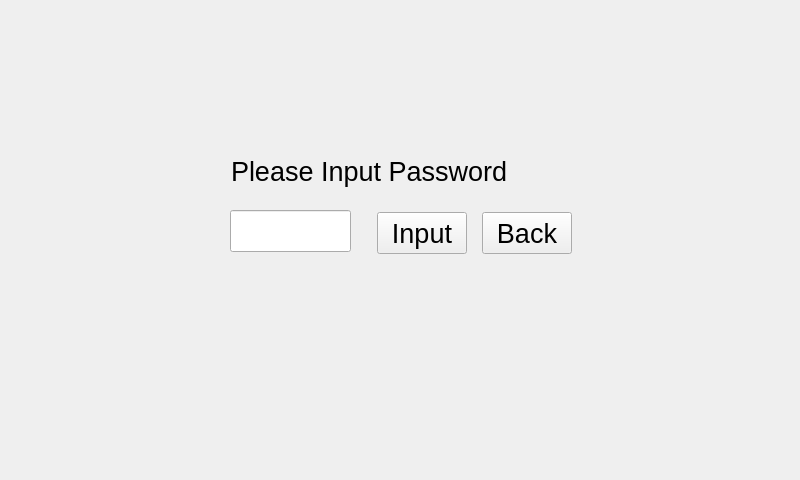
<?xml version="1.0" encoding="UTF-8"?>
<ui version="4.0">
 <class>Logindlg1</class>
 <widget class="QWidget" name="Logindlg1">
  <property name="geometry">
   <rect>
    <x>0</x>
    <y>0</y>
    <width>800</width>
    <height>480</height>
   </rect>
  </property>
  <property name="windowTitle">
   <string>Form</string>
  </property>
  <widget class="QPushButton" name="input">
   <property name="geometry">
    <rect>
     <x>377</x>
     <y>212</y>
     <width>90</width>
     <height>42</height>
    </rect>
   </property>
   <property name="font">
    <font>
     <pointsize>20</pointsize>
    </font>
   </property>
   <property name="text">
    <string>Input</string>
   </property>
  </widget>
  <widget class="QLineEdit" name="password_lineEdit">
   <property name="geometry">
    <rect>
     <x>230</x>
     <y>210</y>
     <width>121</width>
     <height>42</height>
    </rect>
   </property>
   <property name="font">
    <font>
     <pointsize>20</pointsize>
    </font>
   </property>
   <property name="echoMode">
    <enum>QLineEdit::Password</enum>
   </property>
  </widget>
  <widget class="QLabel" name="label">
   <property name="geometry">
    <rect>
     <x>231</x>
     <y>151</y>
     <width>331</width>
     <height>41</height>
    </rect>
   </property>
   <property name="text">
    <string>&lt;html&gt;&lt;head/&gt;&lt;body&gt;&lt;p&gt;&lt;span style=&quot; font-size:20pt;&quot;&gt;Please Input Password&lt;/span&gt;&lt;/p&gt;&lt;/body&gt;&lt;/html&gt;</string>
   </property>
  </widget>
  <widget class="QPushButton" name="back">
   <property name="geometry">
    <rect>
     <x>482</x>
     <y>212</y>
     <width>90</width>
     <height>42</height>
    </rect>
   </property>
   <property name="font">
    <font>
     <pointsize>20</pointsize>
    </font>
   </property>
   <property name="text">
    <string>Back</string>
   </property>
  </widget>
 </widget>
 <resources/>
 <connections/>
</ui>
